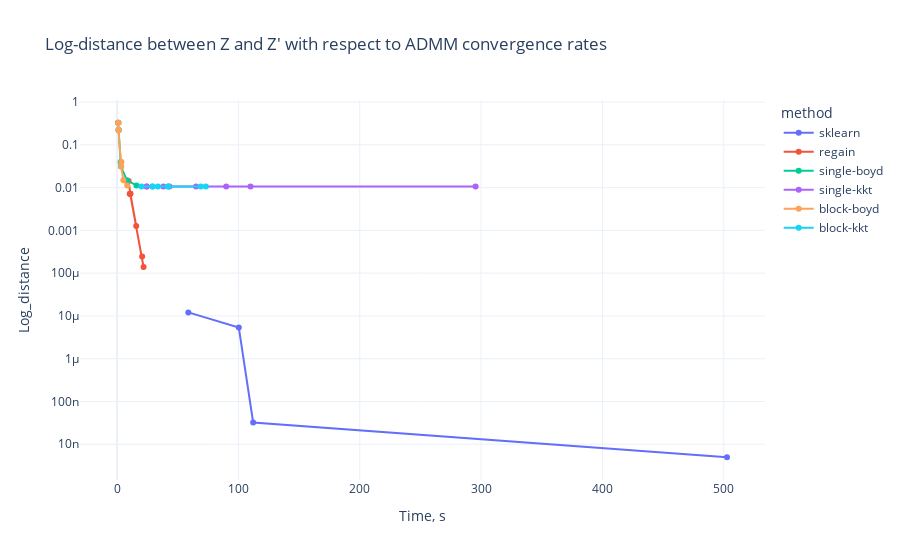

Notebook code cell kept with this figure:
### Markdown cell above
Here in sklearn, "rtol" corresponds to "enet_tol", see [sklearn.covariance.graphical_lasso](https://scikit-learn.org/stable/modules/generated/sklearn.covariance.graphical_lasso.html)

### Code cell
fig = px.line(df, x="time", y="accuracy", text = "name", color= "method", 
              log_y = True, 
              labels={
                     "time": "Time, s",
                     "accuracy": "Log_distance",
                     "method": "method"
                 },
              template = "plotly_white",
              title="Log-distance between Z and Z' with respect to ADMM convergence rates")
fig.update_traces(mode='markers+lines')
fig.show()

### Figure 1 — Plotly figure (JSON) as saved in the notebook; plotly's stock layout.template omitted (floating-point values rounded to 4 significant figures)
{"data": [{"hovertemplate": "method=sklearn<br>Time, s=%{x}<br>Log_distance=%{y}<br>name=%{text}<extra></extra>", "legendgroup": "sklearn", "line": {"color": "#636efa", "dash": "solid"}, "mode": "markers+lines", "name": "sklearn", "orientation": "v", "showlegend": true, "text": ["sklearn_tol_0.0001_enet_0.1", "sklearn_tol_1e-05_enet_0.1", "sklearn_tol_1e-06_enet_0.1", "sklearn_tol_1e-07_enet_0.1"], "type": "scatter", "x": [58.7, 100.3, 112.1, 502.7], "xaxis": "x", "y": [1.209e-05, 5.38e-06, 3.223e-08, 4.956e-09], "yaxis": "y"}, {"hovertemplate": "method=regain<br>Time, s=%{x}<br>Log_distance=%{y}<br>name=%{text}<extra></extra>", "legendgroup": "regain", "line": {"color": "#EF553B", "dash": "solid"}, "mode": "markers+lines", "name": "regain", "orientation": "v", "showlegend": true, "text": ["regain_tol_0.0001_rtol_0.01", "regain_tol_0.0001_rtol_0.0001", "regain_tol_1e-05_rtol_0.01", "regain_tol_1e-05_rtol_0.0001", "regain_tol_1e-06_rtol_0.01", "regain_tol_1e-06_rtol_0.0001", "regain_tol_1e-07_rtol_0.01", "regain_tol_1e-07_rtol_0.0001"], "type": "scatter", "x": [9.432, 10.42, 10.93, 15.75, 10.89, 20.63, 10.76, 21.8], "xaxis": "x", "y": [0.01433, 0.007207, 0.007207, 0.001275, 0.007207, 0.0002449, 0.007207, 0.0001391], "yaxis": "y"}, {"hovertemplate": "method=single-boyd<br>Time, s=%{x}<br>Log_distance=%{y}<br>name=%{text}<extra></extra>", "legendgroup": "single-boyd", "line": {"color": "#00cc96", "dash": "solid"}, "mode": "markers+lines", "name": "single-boyd", "orientation": "v", "showlegend": true, "text": ["single-boyd_tol_0.0001_rtol_0.01", "single-boyd_tol_0.0001_rtol_0.0001", "single-boyd_tol_1e-05_rtol_0.01", "single-boyd_tol_1e-05_rtol_0.0001", "single-boyd_tol_1e-06_rtol_0.01", "single-boyd_tol_1e-06_rtol_0.0001", "single-boyd_tol_1e-07_rtol_0.01", "single-boyd_tol_1e-07_rtol_0.0001"], "type": "scatter", "x": [1.111, 0.7384, 1.184, 1.266, 2.91, 3.214, 8.079, 15.95], "xaxis": "x", "y": [0.3288, 0.3288, 0.2221, 0.2221, 0.0395, 0.03099, 0.01479, 0.01128], "yaxis": "y"}, {"hovertemplate": "method=single-kkt<br>Time, s=%{x}<br>Log_distance=%{y}<br>name=%{text}<extra></extra>", "legendgroup": "single-kkt", "line": {"color": "#ab63fa", "dash": "solid"}, "mode": "markers+lines", "name": "single-kkt", "orientation": "v", "showlegend": true, "text": ["single-kkt_tol_0.0001_rtol_0.01", "single-kkt_tol_0.0001_rtol_0.0001", "single-kkt_tol_1e-05_rtol_0.01", "single-kkt_tol_1e-05_rtol_0.0001", "single-kkt_tol_1e-06_rtol_0.01", "single-kkt_tol_1e-06_rtol_0.0001", "single-kkt_tol_1e-07_rtol_0.01", "single-kkt_tol_1e-07_rtol_0.0001"], "type": "scatter", "x": [24.41, 24.36, 38.18, 295.5, 43.21, 65.01, 89.91, 110.0], "xaxis": "x", "y": [0.01067, 0.01067, 0.01067, 0.01067, 0.01067, 0.01067, 0.01067, 0.01067], "yaxis": "y"}, {"hovertemplate": "method=block-boyd<br>Time, s=%{x}<br>Log_distance=%{y}<br>name=%{text}<extra></extra>", "legendgroup": "block-boyd", "line": {"color": "#FFA15A", "dash": "solid"}, "mode": "markers+lines", "name": "block-boyd", "orientation": "v", "showlegend": true, "text": ["block-boyd_tol_0.0001_rtol_0.01", "block-boyd_tol_0.0001_rtol_0.0001", "block-boyd_tol_1e-05_rtol_0.01", "block-boyd_tol_1e-05_rtol_0.0001", "block-boyd_tol_1e-06_rtol_0.01", "block-boyd_tol_1e-06_rtol_0.0001", "block-boyd_tol_1e-07_rtol_0.01", "block-boyd_tol_1e-07_rtol_0.0001"], "type": "scatter", "x": [1.158, 0.8903, 1.155, 1.083, 3.546, 3.427, 5.165, 8.321], "xaxis": "x", "y": [0.3288, 0.3288, 0.2221, 0.2221, 0.0395, 0.03099, 0.01479, 0.01128], "yaxis": "y"}, {"hovertemplate": "method=block-kkt<br>Time, s=%{x}<br>Log_distance=%{y}<br>name=%{text}<extra></extra>", "legendgroup": "block-kkt", "line": {"color": "#19d3f3", "dash": "solid"}, "mode": "markers+lines", "name": "block-kkt", "orientation": "v", "showlegend": true, "text": ["block-kkt_tol_0.0001_rtol_0.01", "block-kkt_tol_0.0001_rtol_0.0001", "block-kkt_tol_1e-05_rtol_0.01", "block-kkt_tol_1e-05_rtol_0.0001", "block-kkt_tol_1e-06_rtol_0.01", "block-kkt_tol_1e-06_rtol_0.0001", "block-kkt_tol_1e-07_rtol_0.01", "block-kkt_tol_1e-07_rtol_0.0001"], "type": "scatter", "x": [33.6, 20.07, 29.22, 29.09, 41.91, 42.25, 68.93, 73.14], "xaxis": "x", "y": [0.01067, 0.01067, 0.01067, 0.01067, 0.01067, 0.01067, 0.01067, 0.01067], "yaxis": "y"}], "layout": {"legend": {"title": {"text": "method"}, "tracegroupgap": 0}, "title": {"text": "Log-distance between Z and Z' with respect to ADMM convergence rates"}, "xaxis": {"anchor": "y", "domain": [0, 1], "title": {"text": "Time, s"}}, "yaxis": {"anchor": "x", "domain": [0, 1], "title": {"text": "Log_distance"}, "type": "log"}}}
